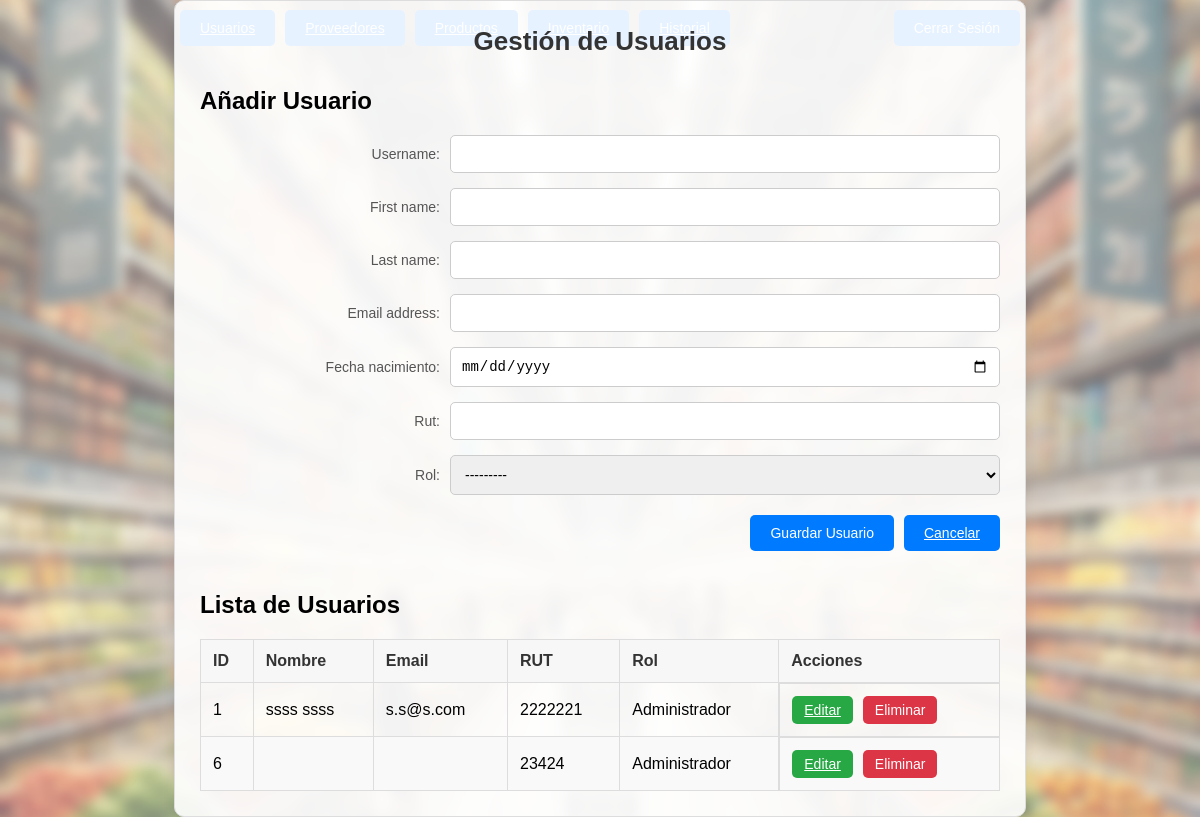
/gestionUsuarios/ (signed in), run on an earlier commit of the app's database.
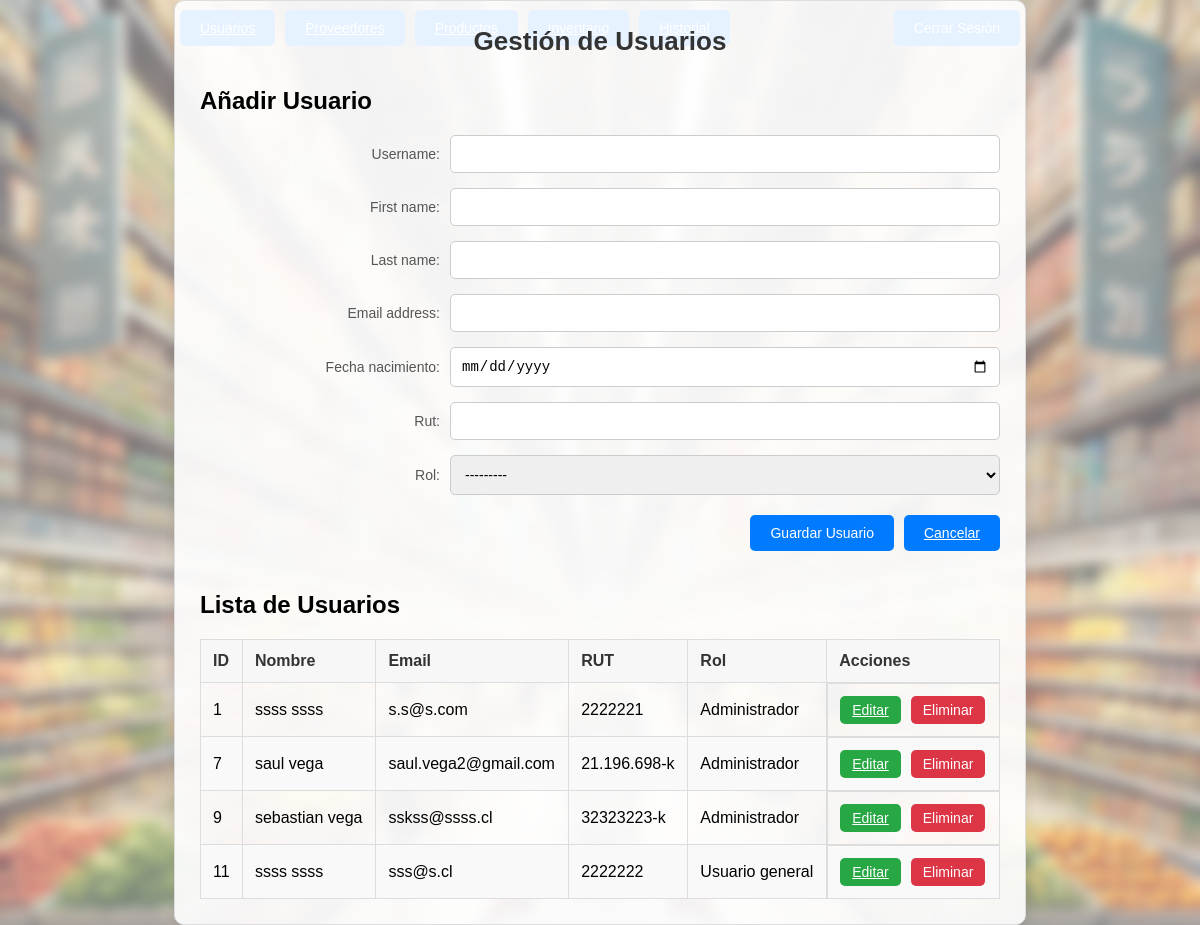
And on a later commit of the database.
### usuarios/models.py (models this page shows, shortened)
class Usuario(AbstractUser):
    fecha_nacimiento = models.DateField(blank=True, null=True)
    rut = models.CharField(max_length=12, unique=True)
    ROL_CHOICES = [
        ('Administrador', 'Administrador'),
        ('Usuario general', 'Usuario general'),
    ]
    rol = models.CharField(max_length=15, choices=ROL_CHOICES)
    groups = models.ManyToManyField(
        Group,
        related_name="custom_user_set",  # Use a custom related_name
        blank=True
    )
    user_permissions = models.ManyToManyField(
        Permission,
        related_name="custom_user_set_permissions",  # Use a custom related_name
        blank=True
    )

### usuarios/decorators.py (the view)
    def _wrapped_view(request, *args, **kwargs):
        if not request.user.is_authenticated:
            return redirect('login')
        if request.user.rol == 'Administrador':
            return view_func(request, *args, **kwargs)
        else:
            raise PermissionDenied("No tienes permiso para acceder a esta página.")

### usuarios/forms.py
class UsuarioForm(forms.ModelForm):
    class Meta:
        model = Usuario
        fields = ['username', 'first_name', 'last_name', 'email', 'fecha_nacimiento', 'rut', 'rol']
        widgets = {
            'username': forms.TextInput(attrs={'class': 'form-group-input'}),
            'first_name': forms.TextInput(attrs={'class': 'form-group-input'}),
            'last_name': forms.TextInput(attrs={'class': 'form-group-input'}),
            'email': forms.EmailInput(attrs={'class': 'form-group-input'}),
            'fecha_nacimiento': forms.DateInput(attrs={'type': 'date', 'class': 'form-group-input'}),
            'rut': forms.TextInput(attrs={'class': 'form-group-input'}),
            'rol': forms.Select(attrs={'class': 'form-group-input'}),
        }

### usuarios/templates/usuarios/gestionUsuarios.html (shortened to what this page needs)
<!DOCTYPE html>
<html lang="es">
<head>
    {% load static %}
    <link rel="stylesheet" href="{% static 'usuarios/styles.css' %}">
</head>
<body>
    <header style="display: flex; justify-content: space-between; align-items: center; padding: 10px; position: absolute;
        top: 0; width: 70%">
        <div style="display: flex; align-items: center;">
            <nav style="display: flex; gap: 10px;">
                {% if request.user.rol == "Administrador" %}
                  <a href="{% url 'gestionUsuarios' %}" class="button">Usuarios</a>
                  <a href="{% url 'gestionProveedores' %}" class="button">Proveedores</a>
                  <a href="{% url 'gestionProductos' %}" class="button">Productos</a>
                {% endif %}
                <a href="{% url 'gestionInventario' %}" class="button">Inventario</a>
                <a href="{% url 'historial' %}" class="button">Historial</a>
            </nav>
        </div>
        <form method="post" action="{% url 'logout' %}">
            <button type="submit" class="button delete">Cerrar Sesión</button>
        </form>
    </header>
    <div class="container">
        <h1>Gestión de Usuarios</h1>
        <div class="form-section">
            <h2>{% if usuario_id %}Editar Usuario{% else %}Añadir Usuario{% endif %}</h2>
            <form method="post">
                {% for field in form %}
                <div class="form-group">
                    <label for="{{ field.id_for_label }}">{{ field.label }}:</label>
                    {{ field }}
                </div>
                {% endfor %}
                <div class="button-container">
                    <button type="submit" class="button">
                        {% if usuario_id %}Actualizar Usuario{% else %}Guardar Usuario{% endif %}
                    </button>
                    <a href="{% url 'gestionUsuarios' %}" class="button delete">Cancelar</a>
                </div>
            </form>
        </div>
        <div class="table-container">
            <h2>Lista de Usuarios</h2>
            <table>
                <thead>
                    <tr>
                        <th>ID</th>
                        <th>Nombre</th>
                        <th>Email</th>
                        <th>RUT</th>
                        <th>Rol</th>
                        <th>Acciones</th>
                    </tr>
                </thead>
                <tbody>
                    {% for usuario in usuarios %}
                    <tr>
                        <td>{{ usuario.id }}</td>
                        <td>{{ usuario.first_name }} {{ usuario.last_name }}</td>
                        <td>{{ usuario.email }}</td>
                        <td>{{ usuario.rut }}</td>
                        <td>{{ usuario.rol }}</td>
                        <td class="action-buttons">
                            <a href="{% url 'gestionUsuarios' usuario.id %}" class="button">Editar</a>
                            <form method="post" action="{% url 'eliminarUsuario' usuario.id %}" style="display:inline;">
                                <button type="submit" class="button delete" onclick="return confirm('¿Estás seguro de que deseas eliminar este usuario?');">Eliminar</button>
                            </form>
                        </td>
                    </tr>
                    {% endfor %}
                </tbody>
            </table>
        </div>
    </div>
</body>
</html>

What changed in the data, as far as the page shows it:
removed Usuario: id "6", rut "23424", rol "Administrador"
added Usuario: id "7", first_name "saul", last_name "vega", email "saul.vega2@gmail.com", rut "21.196.698-k", rol "Administrador"
added Usuario: id "9", first_name "sebastian", last_name "vega", email "sskss@ssss.cl", rut "32323223-k", rol "Administrador"
added Usuario: id "11", first_name "ssss", last_name "ssss", email "sss@s.cl", rut "2222222", rol "Usuario general"
